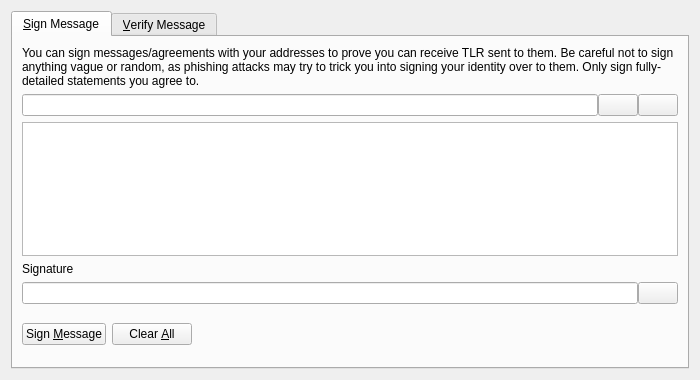
<?xml version="1.0" encoding="UTF-8"?>
<ui version="4.0">
 <class>SignVerifyMessageDialog</class>
 <widget class="QDialog" name="SignVerifyMessageDialog">
  <property name="geometry">
   <rect>
    <x>0</x>
    <y>0</y>
    <width>700</width>
    <height>380</height>
   </rect>
  </property>
  <property name="windowTitle">
   <string>Signatures - Sign / Verify a Message</string>
  </property>
  <property name="modal">
   <bool>true</bool>
  </property>
  <layout class="QVBoxLayout" name="verticalLayout">
   <item>
    <widget class="QTabWidget" name="tabWidget">
     <property name="currentIndex">
      <number>0</number>
     </property>
     <widget class="QWidget" name="tabSignMessage">
      <attribute name="title">
       <string>&amp;Sign Message</string>
      </attribute>
      <layout class="QVBoxLayout" name="verticalLayout_SM">
       <item>
        <widget class="QLabel" name="infoLabel_SM">
         <property name="text">
          <string>You can sign messages/agreements with your addresses to prove you can receive TLR sent to them. Be careful not to sign anything vague or random, as phishing attacks may try to trick you into signing your identity over to them. Only sign fully-detailed statements you agree to.</string>
         </property>
         <property name="textFormat">
          <enum>Qt::PlainText</enum>
         </property>
         <property name="wordWrap">
          <bool>true</bool>
         </property>
        </widget>
       </item>
       <item>
        <layout class="QHBoxLayout" name="horizontalLayout_1_SM">
         <property name="spacing">
          <number>0</number>
         </property>
         <item>
          <widget class="QValidatedLineEdit" name="addressIn_SM">
           <property name="toolTip">
            <string>The Taler address to sign the message with</string>
           </property>
          </widget>
         </item>
         <item>
          <widget class="QPushButton" name="addressBookButton_SM">
           <property name="toolTip">
            <string>Choose previously used address</string>
           </property>
           <property name="text">
            <string/>
           </property>
           <property name="icon">
            <iconset resource="../bitcoin.qrc">
             <normaloff>:/icons/address-book</normaloff>:/icons/address-book</iconset>
           </property>
           <property name="shortcut">
            <string>Alt+A</string>
           </property>
           <property name="autoDefault">
            <bool>false</bool>
           </property>
          </widget>
         </item>
         <item>
          <widget class="QPushButton" name="pasteButton_SM">
           <property name="toolTip">
            <string>Paste address from clipboard</string>
           </property>
           <property name="text">
            <string/>
           </property>
           <property name="icon">
            <iconset resource="../bitcoin.qrc">
             <normaloff>:/icons/editpaste</normaloff>:/icons/editpaste</iconset>
           </property>
           <property name="shortcut">
            <string>Alt+P</string>
           </property>
           <property name="autoDefault">
            <bool>false</bool>
           </property>
          </widget>
         </item>
        </layout>
       </item>
       <item>
        <widget class="QPlainTextEdit" name="messageIn_SM">
         <property name="toolTip">
          <string>Enter the message you want to sign here</string>
         </property>
        </widget>
       </item>
       <item>
        <widget class="QLabel" name="signatureLabel_SM">
         <property name="text">
          <string>Signature</string>
         </property>
         <property name="textFormat">
          <enum>Qt::PlainText</enum>
         </property>
        </widget>
       </item>
       <item>
        <layout class="QHBoxLayout" name="horizontalLayout_2_SM">
         <property name="spacing">
          <number>0</number>
         </property>
         <item>
          <widget class="QLineEdit" name="signatureOut_SM">
           <property name="font">
            <font>
             <italic>true</italic>
            </font>
           </property>
           <property name="readOnly">
            <bool>true</bool>
           </property>
          </widget>
         </item>
         <item>
          <widget class="QPushButton" name="copySignatureButton_SM">
           <property name="toolTip">
            <string>Copy the current signature to the system clipboard</string>
           </property>
           <property name="text">
            <string/>
           </property>
           <property name="icon">
            <iconset resource="../bitcoin.qrc">
             <normaloff>:/icons/editcopy</normaloff>:/icons/editcopy</iconset>
           </property>
           <property name="autoDefault">
            <bool>false</bool>
           </property>
          </widget>
         </item>
        </layout>
       </item>
       <item>
        <layout class="QHBoxLayout" name="horizontalLayout_3_SM">
         <item>
          <widget class="QPushButton" name="signMessageButton_SM">
           <property name="toolTip">
            <string>Sign the message to prove you own this Taler address</string>
           </property>
           <property name="text">
            <string>Sign &amp;Message</string>
           </property>
           <property name="icon">
            <iconset resource="../bitcoin.qrc">
             <normaloff>:/icons/edit</normaloff>:/icons/edit</iconset>
           </property>
           <property name="autoDefault">
            <bool>false</bool>
           </property>
          </widget>
         </item>
         <item>
          <widget class="QPushButton" name="clearButton_SM">
           <property name="toolTip">
            <string>Reset all sign message fields</string>
           </property>
           <property name="text">
            <string>Clear &amp;All</string>
           </property>
           <property name="icon">
            <iconset resource="../bitcoin.qrc">
             <normaloff>:/icons/remove</normaloff>:/icons/remove</iconset>
           </property>
           <property name="autoDefault">
            <bool>false</bool>
           </property>
          </widget>
         </item>
         <item>
          <spacer name="horizontalSpacer_1_SM">
           <property name="orientation">
            <enum>Qt::Horizontal</enum>
           </property>
           <property name="sizeHint" stdset="0">
            <size>
             <width>40</width>
             <height>48</height>
            </size>
           </property>
          </spacer>
         </item>
         <item>
          <widget class="QLabel" name="statusLabel_SM">
           <property name="font">
            <font>
             <weight>75</weight>
             <bold>true</bold>
            </font>
           </property>
           <property name="text">
            <string/>
           </property>
           <property name="wordWrap">
            <bool>true</bool>
           </property>
          </widget>
         </item>
         <item>
          <spacer name="horizontalSpacer_2_SM">
           <property name="orientation">
            <enum>Qt::Horizontal</enum>
           </property>
           <property name="sizeHint" stdset="0">
            <size>
             <width>40</width>
             <height>48</height>
            </size>
           </property>
          </spacer>
         </item>
        </layout>
       </item>
      </layout>
     </widget>
     <widget class="QWidget" name="tabVerifyMessage">
      <attribute name="title">
       <string>&amp;Verify Message</string>
      </attribute>
      <layout class="QVBoxLayout" name="verticalLayout_VM">
       <item>
        <widget class="QLabel" name="infoLabel_VM">
         <property name="text">
          <string>Enter the receiver's address, message (ensure you copy line breaks, spaces, tabs, etc. exactly) and signature below to verify the message. Be careful not to read more into the signature than what is in the signed message itself, to avoid being tricked by a man-in-the-middle attack. Note that this only proves the signing party receives with the address, it cannot prove sendership of any transaction!</string>
         </property>
         <property name="textFormat">
          <enum>Qt::PlainText</enum>
         </property>
         <property name="alignment">
          <set>Qt::AlignLeading|Qt::AlignLeft|Qt::AlignTop</set>
         </property>
         <property name="wordWrap">
          <bool>true</bool>
         </property>
        </widget>
       </item>
       <item>
        <layout class="QHBoxLayout" name="horizontalLayout_1_VM">
         <property name="spacing">
          <number>0</number>
         </property>
         <item>
          <widget class="QValidatedLineEdit" name="addressIn_VM">
           <property name="toolTip">
            <string>The Taler address the message was signed with</string>
           </property>
          </widget>
         </item>
         <item>
          <widget class="QPushButton" name="addressBookButton_VM">
           <property name="toolTip">
            <string>Choose previously used address</string>
           </property>
           <property name="text">
            <string/>
           </property>
           <property name="icon">
            <iconset resource="../bitcoin.qrc">
             <normaloff>:/icons/address-book</normaloff>:/icons/address-book</iconset>
           </property>
           <property name="shortcut">
            <string>Alt+A</string>
           </property>
           <property name="autoDefault">
            <bool>false</bool>
           </property>
          </widget>
         </item>
        </layout>
       </item>
       <item>
        <widget class="QPlainTextEdit" name="messageIn_VM"/>
       </item>
       <item>
        <widget class="QValidatedLineEdit" name="signatureIn_VM"/>
       </item>
       <item>
        <layout class="QHBoxLayout" name="horizontalLayout_2_VM">
         <item>
          <widget class="QPushButton" name="verifyMessageButton_VM">
           <property name="toolTip">
            <string>Verify the message to ensure it was signed with the specified Taler address</string>
           </property>
           <property name="text">
            <string>Verify &amp;Message</string>
           </property>
           <property name="icon">
            <iconset resource="../bitcoin.qrc">
             <normaloff>:/icons/transaction_0</normaloff>:/icons/transaction_0</iconset>
           </property>
           <property name="autoDefault">
            <bool>false</bool>
           </property>
          </widget>
         </item>
         <item>
          <widget class="QPushButton" name="clearButton_VM">
           <property name="toolTip">
            <string>Reset all verify message fields</string>
           </property>
           <property name="text">
            <string>Clear &amp;All</string>
           </property>
           <property name="icon">
            <iconset resource="../bitcoin.qrc">
             <normaloff>:/icons/remove</normaloff>:/icons/remove</iconset>
           </property>
           <property name="autoDefault">
            <bool>false</bool>
           </property>
          </widget>
         </item>
         <item>
          <spacer name="horizontalSpacer_1_VM">
           <property name="orientation">
            <enum>Qt::Horizontal</enum>
           </property>
           <property name="sizeHint" stdset="0">
            <size>
             <width>40</width>
             <height>48</height>
            </size>
           </property>
          </spacer>
         </item>
         <item>
          <widget class="QLabel" name="statusLabel_VM">
           <property name="font">
            <font>
             <weight>75</weight>
             <bold>true</bold>
            </font>
           </property>
           <property name="text">
            <string/>
           </property>
           <property name="wordWrap">
            <bool>true</bool>
           </property>
          </widget>
         </item>
         <item>
          <spacer name="horizontalSpacer_2_VM">
           <property name="orientation">
            <enum>Qt::Horizontal</enum>
           </property>
           <property name="sizeHint" stdset="0">
            <size>
             <width>40</width>
             <height>48</height>
            </size>
           </property>
          </spacer>
         </item>
        </layout>
       </item>
      </layout>
     </widget>
    </widget>
   </item>
  </layout>
 </widget>
 <customwidgets>
  <customwidget>
   <class>QValidatedLineEdit</class>
   <extends>QLineEdit</extends>
   <header>qt/qvalidatedlineedit.h</header>
  </customwidget>
 </customwidgets>
 <resources>
  <include location="../bitcoin.qrc"/>
 </resources>
 <connections/>
</ui>
